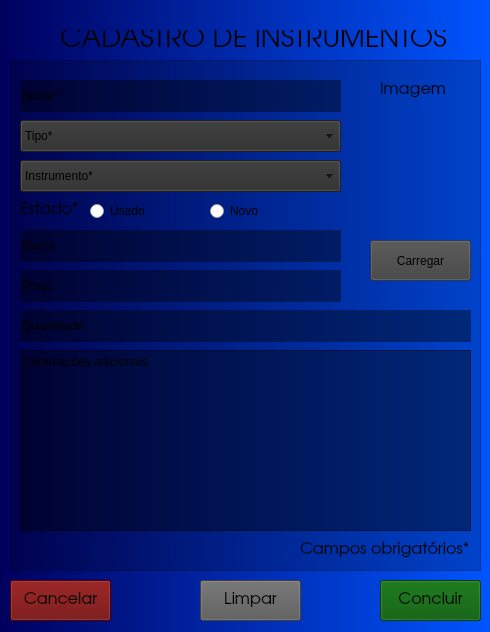
<?xml version="1.0" encoding="UTF-8"?>
<ui version="4.0">
 <class>frmCadastroInstrumentos</class>
 <widget class="QWidget" name="frmCadastroInstrumentos">
  <property name="windowModality">
   <enum>Qt::ApplicationModal</enum>
  </property>
  <property name="geometry">
   <rect>
    <x>0</x>
    <y>0</y>
    <width>490</width>
    <height>632</height>
   </rect>
  </property>
  <property name="minimumSize">
   <size>
    <width>490</width>
    <height>632</height>
   </size>
  </property>
  <property name="maximumSize">
   <size>
    <width>490</width>
    <height>632</height>
   </size>
  </property>
  <property name="font">
   <font>
    <weight>50</weight>
    <italic>false</italic>
    <bold>false</bold>
   </font>
  </property>
  <property name="windowTitle">
   <string>Cadastro de Instrumentos</string>
  </property>
  <property name="styleSheet">
   <string notr="true">#frmCadastroInstrumentos
{
	
	background-color: qlineargradient(spread:pad, x1:0, y1:0, x2:1, y2:0, stop:0 rgba(0, 0, 94, 255), stop:1 rgba(0, 85, 255, 255));
   font: &quot;URW Gothic L&quot;;
}

#gpbInstrumentos
{
	background-color: rgba(0, 0, 0, 50);
}

#btnCancelar
{
	background-color: rgb(106, 0, 0);
}

#btnLimpar
{	
	background-color: rgb(89, 89, 89);
}

#btnConcluir
{
	background-color: rgb(0, 85, 0);
}</string>
  </property>
  <widget class="QLabel" name="lblCadastroInstrumentos">
   <property name="geometry">
    <rect>
     <x>60</x>
     <y>30</y>
     <width>391</width>
     <height>21</height>
    </rect>
   </property>
   <property name="minimumSize">
    <size>
     <width>391</width>
     <height>21</height>
    </size>
   </property>
   <property name="maximumSize">
    <size>
     <width>391</width>
     <height>21</height>
    </size>
   </property>
   <property name="font">
    <font>
     <family>URW Gothic L</family>
     <pointsize>20</pointsize>
    </font>
   </property>
   <property name="text">
    <string>CADASTRO DE INSTRUMENTOS</string>
   </property>
  </widget>
  <widget class="QPushButton" name="btnCancelar">
   <property name="geometry">
    <rect>
     <x>10</x>
     <y>580</y>
     <width>101</width>
     <height>41</height>
    </rect>
   </property>
   <property name="minimumSize">
    <size>
     <width>101</width>
     <height>41</height>
    </size>
   </property>
   <property name="maximumSize">
    <size>
     <width>101</width>
     <height>41</height>
    </size>
   </property>
   <property name="font">
    <font>
     <family>URW Gothic L</family>
     <pointsize>12</pointsize>
    </font>
   </property>
   <property name="text">
    <string>Cancelar</string>
   </property>
  </widget>
  <widget class="QPushButton" name="btnConcluir">
   <property name="geometry">
    <rect>
     <x>380</x>
     <y>580</y>
     <width>101</width>
     <height>41</height>
    </rect>
   </property>
   <property name="minimumSize">
    <size>
     <width>101</width>
     <height>41</height>
    </size>
   </property>
   <property name="maximumSize">
    <size>
     <width>101</width>
     <height>41</height>
    </size>
   </property>
   <property name="font">
    <font>
     <family>URW Gothic L</family>
     <pointsize>12</pointsize>
    </font>
   </property>
   <property name="text">
    <string>Concluir</string>
   </property>
   <property name="autoDefault">
    <bool>false</bool>
   </property>
   <property name="default">
    <bool>false</bool>
   </property>
   <property name="flat">
    <bool>false</bool>
   </property>
  </widget>
  <widget class="QPushButton" name="btnLimpar">
   <property name="geometry">
    <rect>
     <x>200</x>
     <y>580</y>
     <width>101</width>
     <height>41</height>
    </rect>
   </property>
   <property name="minimumSize">
    <size>
     <width>101</width>
     <height>41</height>
    </size>
   </property>
   <property name="maximumSize">
    <size>
     <width>101</width>
     <height>41</height>
    </size>
   </property>
   <property name="font">
    <font>
     <family>URW Gothic L</family>
     <pointsize>12</pointsize>
    </font>
   </property>
   <property name="text">
    <string>Limpar</string>
   </property>
  </widget>
  <widget class="QFrame" name="gpbInstrumentos">
   <property name="geometry">
    <rect>
     <x>10</x>
     <y>60</y>
     <width>471</width>
     <height>511</height>
    </rect>
   </property>
   <property name="maximumSize">
    <size>
     <width>471</width>
     <height>511</height>
    </size>
   </property>
   <property name="styleSheet">
    <string notr="true">.QLabel, .QPlainTextEdit, .QPushButton, .QComboBox, .QRadioButton, .QLineEdit
{
	font: 12pt &quot;URW Gothic L&quot;;;
}

QPlainTextEdit, .QLineEdit
{
	background-color: rgb(0, 0, 0, 100);
}

QComboBox
{	
	background-color: rgb(45, 45, 45);
}

.QPushButton
{	
	background-color: rgb(65, 65, 65, 150);
}</string>
   </property>
   <property name="frameShape">
    <enum>QFrame::StyledPanel</enum>
   </property>
   <property name="frameShadow">
    <enum>QFrame::Raised</enum>
   </property>
   <widget class="QLabel" name="lblCamposObrigatorios">
    <property name="geometry">
     <rect>
      <x>290</x>
      <y>480</y>
      <width>171</width>
      <height>21</height>
     </rect>
    </property>
    <property name="minimumSize">
     <size>
      <width>171</width>
      <height>21</height>
     </size>
    </property>
    <property name="maximumSize">
     <size>
      <width>171</width>
      <height>21</height>
     </size>
    </property>
    <property name="font">
     <font>
      <family>URW Gothic L</family>
      <pointsize>12</pointsize>
      <weight>50</weight>
      <italic>false</italic>
      <bold>false</bold>
     </font>
    </property>
    <property name="text">
     <string>Campos obrigatórios*</string>
    </property>
   </widget>
   <widget class="QLineEdit" name="txtPreco">
    <property name="geometry">
     <rect>
      <x>10</x>
      <y>210</y>
      <width>321</width>
      <height>32</height>
     </rect>
    </property>
    <property name="maximumSize">
     <size>
      <width>321</width>
      <height>32</height>
     </size>
    </property>
    <property name="text">
     <string>Preço</string>
    </property>
    <property name="frame">
     <bool>false</bool>
    </property>
   </widget>
   <widget class="QComboBox" name="cmbInstrumento">
    <property name="geometry">
     <rect>
      <x>10</x>
      <y>100</y>
      <width>321</width>
      <height>32</height>
     </rect>
    </property>
    <property name="minimumSize">
     <size>
      <width>311</width>
      <height>32</height>
     </size>
    </property>
    <property name="maximumSize">
     <size>
      <width>321</width>
      <height>32</height>
     </size>
    </property>
    <item>
     <property name="text">
      <string>Instrumento*</string>
     </property>
    </item>
   </widget>
   <widget class="QLabel" name="lblEstado">
    <property name="geometry">
     <rect>
      <x>10</x>
      <y>140</y>
      <width>61</width>
      <height>21</height>
     </rect>
    </property>
    <property name="minimumSize">
     <size>
      <width>61</width>
      <height>21</height>
     </size>
    </property>
    <property name="maximumSize">
     <size>
      <width>61</width>
      <height>21</height>
     </size>
    </property>
    <property name="font">
     <font>
      <family>URW Gothic L</family>
      <pointsize>12</pointsize>
      <weight>50</weight>
      <italic>false</italic>
      <bold>false</bold>
     </font>
    </property>
    <property name="text">
     <string>Estado*</string>
    </property>
   </widget>
   <widget class="QRadioButton" name="rbtUsado">
    <property name="geometry">
     <rect>
      <x>80</x>
      <y>140</y>
      <width>71</width>
      <height>22</height>
     </rect>
    </property>
    <property name="minimumSize">
     <size>
      <width>71</width>
      <height>22</height>
     </size>
    </property>
    <property name="maximumSize">
     <size>
      <width>71</width>
      <height>22</height>
     </size>
    </property>
    <property name="text">
     <string>Usado</string>
    </property>
   </widget>
   <widget class="QPlainTextEdit" name="rtxInformacoes">
    <property name="geometry">
     <rect>
      <x>10</x>
      <y>290</y>
      <width>451</width>
      <height>181</height>
     </rect>
    </property>
    <property name="minimumSize">
     <size>
      <width>451</width>
      <height>181</height>
     </size>
    </property>
    <property name="maximumSize">
     <size>
      <width>451</width>
      <height>181</height>
     </size>
    </property>
    <property name="plainText">
     <string>Informações adicionais</string>
    </property>
   </widget>
   <widget class="QLabel" name="lblImagem">
    <property name="geometry">
     <rect>
      <x>370</x>
      <y>20</y>
      <width>71</width>
      <height>21</height>
     </rect>
    </property>
    <property name="minimumSize">
     <size>
      <width>71</width>
      <height>21</height>
     </size>
    </property>
    <property name="maximumSize">
     <size>
      <width>71</width>
      <height>21</height>
     </size>
    </property>
    <property name="font">
     <font>
      <family>URW Gothic L</family>
      <pointsize>12</pointsize>
      <weight>50</weight>
      <italic>false</italic>
      <bold>false</bold>
     </font>
    </property>
    <property name="text">
     <string>Imagem</string>
    </property>
   </widget>
   <widget class="QComboBox" name="cmbTipo">
    <property name="geometry">
     <rect>
      <x>10</x>
      <y>60</y>
      <width>321</width>
      <height>32</height>
     </rect>
    </property>
    <property name="minimumSize">
     <size>
      <width>311</width>
      <height>32</height>
     </size>
    </property>
    <property name="maximumSize">
     <size>
      <width>321</width>
      <height>32</height>
     </size>
    </property>
    <item>
     <property name="text">
      <string>Tipo*</string>
     </property>
    </item>
    <item>
     <property name="text">
      <string>Cordas</string>
     </property>
    </item>
    <item>
     <property name="text">
      <string>Percussão</string>
     </property>
    </item>
    <item>
     <property name="text">
      <string>Sopro</string>
     </property>
    </item>
    <item>
     <property name="text">
      <string>Teclas</string>
     </property>
    </item>
   </widget>
   <widget class="QLineEdit" name="txtQuantidade">
    <property name="geometry">
     <rect>
      <x>10</x>
      <y>250</y>
      <width>451</width>
      <height>32</height>
     </rect>
    </property>
    <property name="maximumSize">
     <size>
      <width>451</width>
      <height>32</height>
     </size>
    </property>
    <property name="text">
     <string>Quantidade</string>
    </property>
    <property name="frame">
     <bool>false</bool>
    </property>
   </widget>
   <widget class="QLabel" name="ptbImagem">
    <property name="geometry">
     <rect>
      <x>360</x>
      <y>50</y>
      <width>100</width>
      <height>121</height>
     </rect>
    </property>
    <property name="minimumSize">
     <size>
      <width>71</width>
      <height>121</height>
     </size>
    </property>
    <property name="maximumSize">
     <size>
      <width>100</width>
      <height>121</height>
     </size>
    </property>
    <property name="font">
     <font>
      <family>URW Gothic L</family>
      <pointsize>12</pointsize>
      <weight>50</weight>
      <italic>false</italic>
      <bold>false</bold>
     </font>
    </property>
    <property name="styleSheet">
     <string notr="true">border-image: url(:/Imagens/Others/Microfone.png) 0 0 0 0 stretch stretch;</string>
    </property>
    <property name="text">
     <string/>
    </property>
   </widget>
   <widget class="QRadioButton" name="rbtNovo">
    <property name="geometry">
     <rect>
      <x>200</x>
      <y>140</y>
      <width>131</width>
      <height>22</height>
     </rect>
    </property>
    <property name="minimumSize">
     <size>
      <width>131</width>
      <height>22</height>
     </size>
    </property>
    <property name="maximumSize">
     <size>
      <width>131</width>
      <height>22</height>
     </size>
    </property>
    <property name="text">
     <string>Novo</string>
    </property>
   </widget>
   <widget class="QLineEdit" name="txtMarca">
    <property name="geometry">
     <rect>
      <x>10</x>
      <y>170</y>
      <width>321</width>
      <height>32</height>
     </rect>
    </property>
    <property name="maximumSize">
     <size>
      <width>321</width>
      <height>32</height>
     </size>
    </property>
    <property name="text">
     <string>Marca</string>
    </property>
    <property name="frame">
     <bool>false</bool>
    </property>
   </widget>
   <widget class="QLineEdit" name="txtNome">
    <property name="geometry">
     <rect>
      <x>10</x>
      <y>20</y>
      <width>321</width>
      <height>32</height>
     </rect>
    </property>
    <property name="maximumSize">
     <size>
      <width>321</width>
      <height>32</height>
     </size>
    </property>
    <property name="text">
     <string>Nome*</string>
    </property>
    <property name="frame">
     <bool>false</bool>
    </property>
   </widget>
   <widget class="QPushButton" name="btnCarregar">
    <property name="geometry">
     <rect>
      <x>360</x>
      <y>180</y>
      <width>101</width>
      <height>41</height>
     </rect>
    </property>
    <property name="minimumSize">
     <size>
      <width>101</width>
      <height>41</height>
     </size>
    </property>
    <property name="maximumSize">
     <size>
      <width>101</width>
      <height>41</height>
     </size>
    </property>
    <property name="text">
     <string>Carregar</string>
    </property>
   </widget>
  </widget>
 </widget>
 <tabstops>
  <tabstop>txtNome</tabstop>
  <tabstop>cmbTipo</tabstop>
  <tabstop>cmbInstrumento</tabstop>
  <tabstop>rbtUsado</tabstop>
  <tabstop>rbtNovo</tabstop>
  <tabstop>txtMarca</tabstop>
  <tabstop>txtPreco</tabstop>
  <tabstop>txtQuantidade</tabstop>
  <tabstop>rtxInformacoes</tabstop>
  <tabstop>btnCarregar</tabstop>
  <tabstop>btnCancelar</tabstop>
  <tabstop>btnLimpar</tabstop>
  <tabstop>btnConcluir</tabstop>
 </tabstops>
 <resources/>
 <connections/>
</ui>
